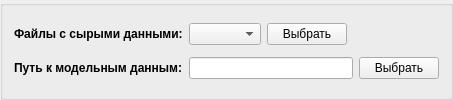
         <widget class="QGroupBox" name="groupBox_2">
          <property name="sizePolicy">
           <sizepolicy hsizetype="Expanding" vsizetype="Fixed">
            <horstretch>0</horstretch>
            <verstretch>0</verstretch>
           </sizepolicy>
          </property>
          <property name="title">
           <string/>
          </property>
          <layout class="QGridLayout" name="gridLayout_4">
           <item row="1" column="4">
            <widget class="QPushButton" name="pushButton">
             <property name="sizePolicy">
              <sizepolicy hsizetype="Fixed" vsizetype="Fixed">
               <horstretch>0</horstretch>
               <verstretch>0</verstretch>
              </sizepolicy>
             </property>
             <property name="text">
              <string>Выбрать</string>
             </property>
            </widget>
           </item>
           <item row="1" column="0">
            <widget class="QLabel" name="label_19">
             <property name="sizePolicy">
              <sizepolicy hsizetype="Fixed" vsizetype="Fixed">
               <horstretch>0</horstretch>
               <verstretch>0</verstretch>
              </sizepolicy>
             </property>
             <property name="font">
              <font>
               <weight>75</weight>
               <bold>true</bold>
              </font>
             </property>
             <property name="text">
              <string>Путь к модельным данным:</string>
             </property>
            </widget>
           </item>
           <item row="0" column="2">
            <widget class="QPushButton" name="chooseRawFilesPushButton">
             <property name="sizePolicy">
              <sizepolicy hsizetype="Fixed" vsizetype="Fixed">
               <horstretch>0</horstretch>
               <verstretch>0</verstretch>
              </sizepolicy>
             </property>
             <property name="text">
              <string>Выбрать</string>
             </property>
            </widget>
           </item>
           <item row="0" column="0">
            <widget class="QLabel" name="label_20">
             <property name="font">
              <font>
               <weight>75</weight>
               <bold>true</bold>
              </font>
             </property>
             <property name="text">
              <string>Файлы с сырыми данными:</string>
             </property>
            </widget>
           </item>
           <item row="0" column="1">
            <widget class="QComboBox" name="formatTypeComboBox"/>
           </item>
           <item row="1" column="1" colspan="3">
            <widget class="QLineEdit" name="pathLineEdit"/>
           </item>
          </layout>
         </widget>
